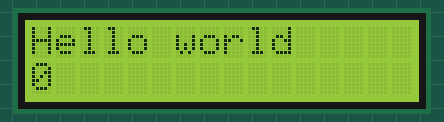
This sketch was run on a simulated Arduino Uno, built with avr-gcc and run on an emulated ATmega328P. On the bench: 16×2 character LCD.

Above: at 0.1 s.
At 4.1 s:
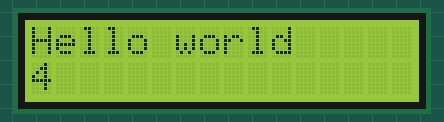
At 9.1 s:
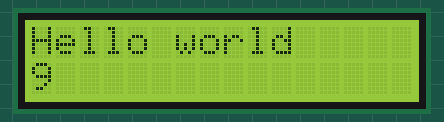
At 19.1 s:
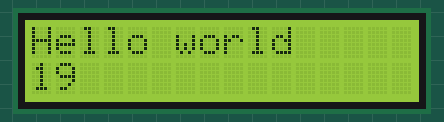
At 29.1 s:
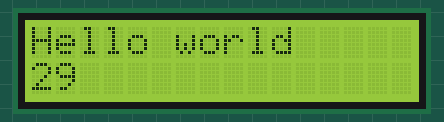
At 39.1 s:
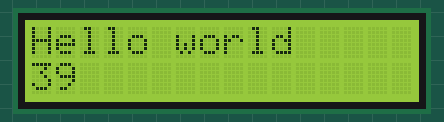

Measured:
- what the display in image 1 shows lasts 1.0 s, from 4.0 s to 5.0 s

The sketch:

example1-lcd.ino
```cpp
#include <LiquidCrystal.h>

const int rsPin = 12;
const int ePin = 11;
const int d4Pin = 5;
const int d5Pin = 4;
const int d6Pin = 3;
const int d7Pin = 2;

LiquidCrystal lcd(rsPin, ePin, d4Pin, d5Pin, d6Pin, d7Pin);

void setup() {
  lcd.begin(16, 2);
  lcd.print("Hello world");
}

void loop() {
  lcd.setCursor(0, 1);
  lcd.print(millis() / 1000);
}
```
